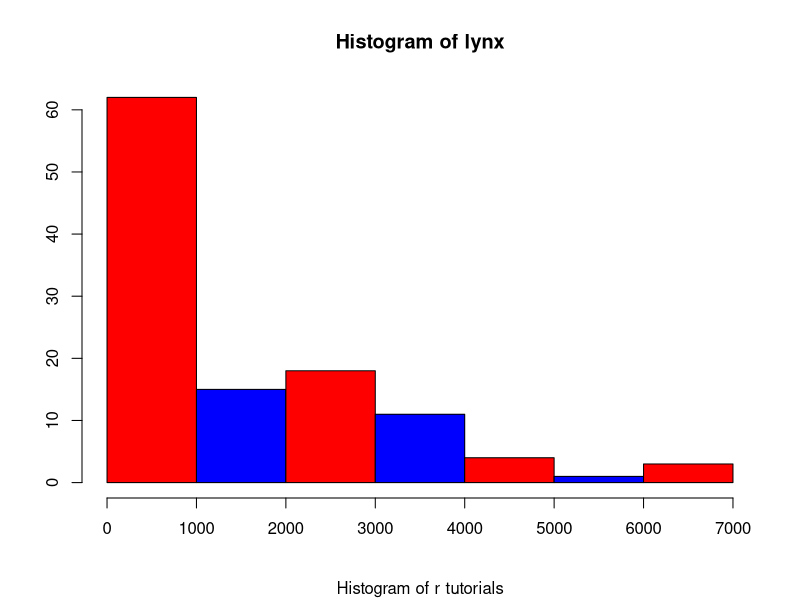
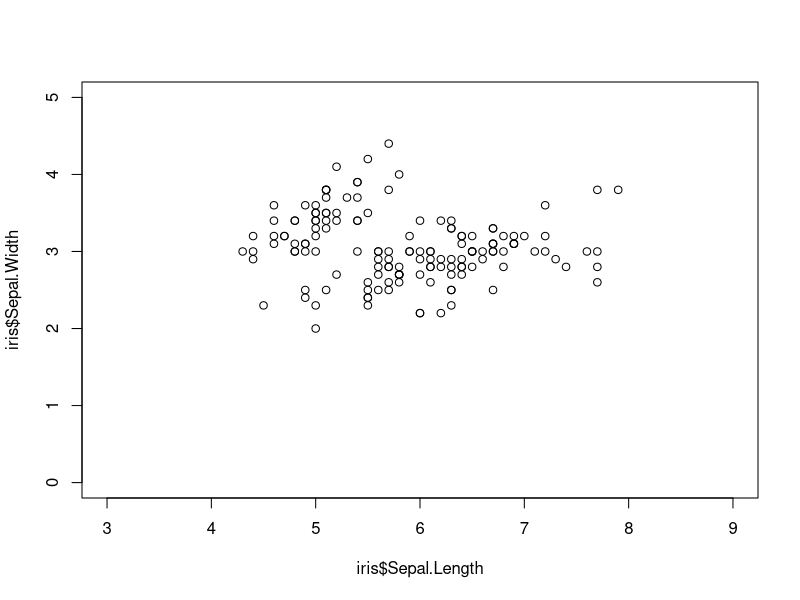

Write R code to recreate these figures, in order.
## ---- chunk 1
View(lynx)
## ---- chunk 2
length(lynx)
## ---- chunk 3
order(lynx)
## ---- chunk 4
which(lynx < 500)#for position
## ---- chunk 5
subset(lynx, lynx < 500)#for values
## ---- chunk 6
hist(lynx, breaks = 7,
     col= c("red", "blue"),
     sub= "Histogram of r tutorials",
     xlab="",
     ylab= "")
## ---- chunk 7

mysepal <- iris$Sepal.Length
## ---- chunk 8
sum(mysepal);
mean(mysepal);
median(mysepal);
min(mysepal);
max(mysepal)
summary(mysepal)
## ---- chunk 9
#install.packages("dplyr")
library(dplyr)
#remove.packages("dplyr")
## ---- chunk 10
mtcars2 <- mtcars$am
mtcars3 <- subset(mtcars, select= am)
## ---- chunk 11
mtcars_2future <- mtcars[c(1.2),c(3,4)]
## ---- chunk 12
mtcars_9 <- mtcars[(1:9),]
#head(mtcars, 9)
## ---- chunk 13
library(dplyr)
mtcars_arrange <- arrange(mtcars, carb)

## ---- chunk 14
by(iris[1:2], iris$Species, colMeans)
## ---- chunk 15
x = rep(1:2, times=75); length(x)
## ---- chunk 16
iris$x <- x
## ---- chunk 17
by(iris[c(1,3,4)], iris$x, colSums)
## ---- chunk 18
sum(lynx < 500)
## ---- chunk 19
sum(iris$Sepal.Length >=5)
## ---- chunk 20
plot(iris$Sepal.Length, iris$Sepal.Width, ylim=c(0,5), xlim=c(3,9))
